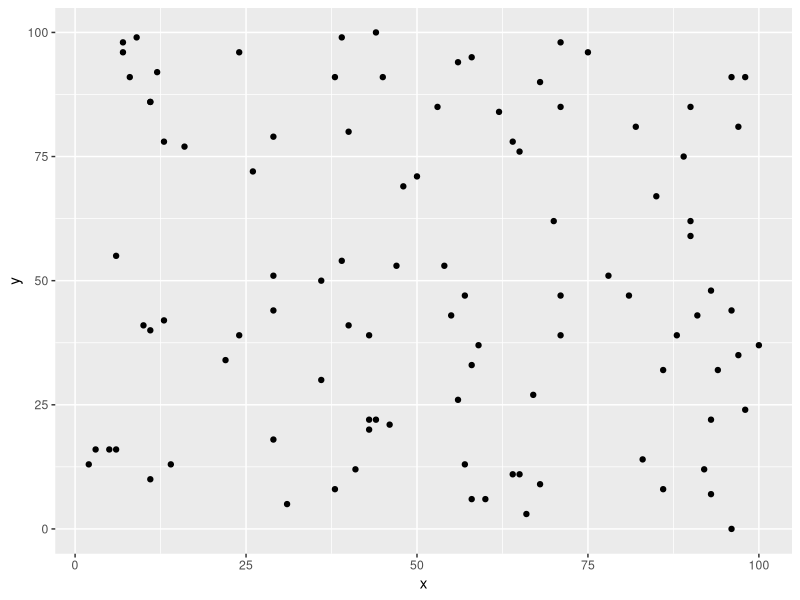

Source code (R):
x=c(57,36,26,65,83,64,6,11,60,70,71,36,7,58,78,93,13,3,97,97,94,68,7,90,98,90,6,11,64,71,82,13,86,16,92,91,50,96,29,12,40,38,93,43,29,67,88,40,98,46,11,39,56,96,100,55,59,96,68,81,29,75,38,48,44,71,39,93,47,9,54,24,71,10,11,5,14,56,66,89,90,57,22,65,31,2,62,8,43,85,29,41,24,43,45,58,86,44,58,53)
y=c(47,50,72,11,14,11,55,10,6,62,85,30,96,6,51,22,42,16,35,81,32,90,98,59,24,85,16,86,78,98,81,78,32,77,12,43,71,91,51,92,80,91,48,39,79,27,39,41,91,21,86,99,94,0,37,43,37,44,9,47,44,96,8,69,22,47,54,7,53,99,53,96,39,41,40,16,13,26,3,75,62,13,34,76,5,13,84,91,22,67,18,12,39,20,91,33,8,100,95,85)
clustername=c()
library(ggplot2)
qplot(x,y,colour=clustername)